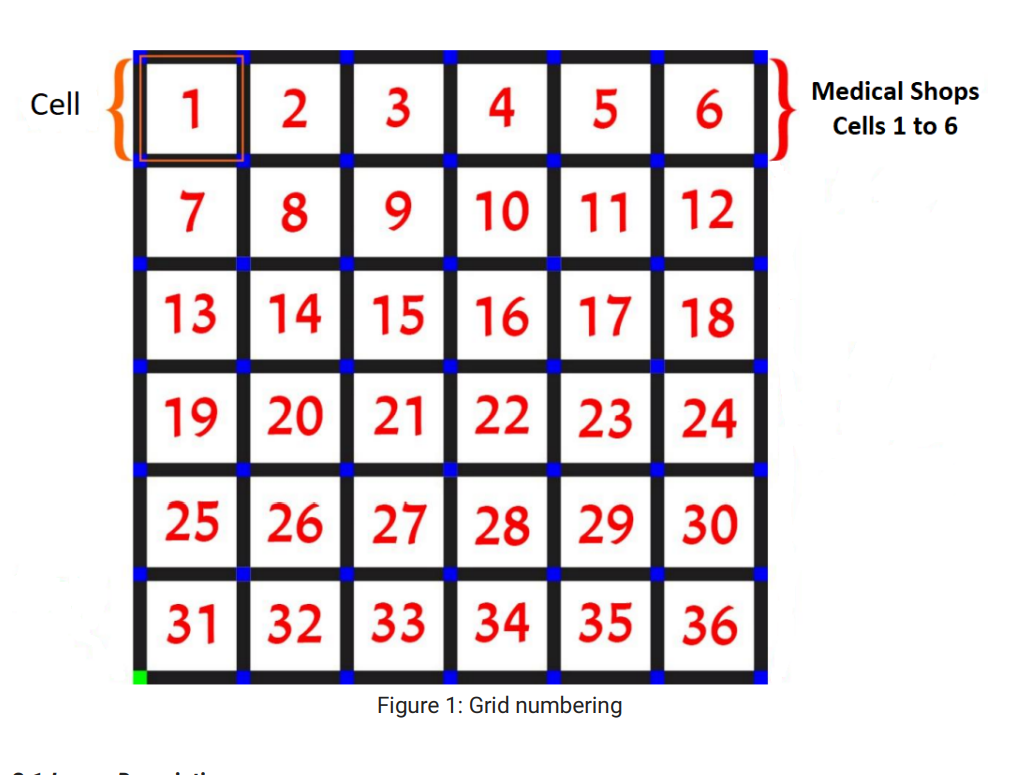
#> input picture Task 1/Images/Image1.png, 1012 x 775 px
$ python -i 'Task 1a.py'   (imports and definitions only)
#> lines starting #> are read from the running program, lines starting #| are printed output that depends on the picture; after the words box and inside, x2 and y2 are one past the last pixel; in counts of white or black regions, pixels touching at a corner belong together
'''
*****************************************************************************************
*
*        		===============================================
*           		Pharma Bot (PB) Theme (eYRC 2022-23)
*        		===============================================
*
*  This script is to implement Task 1A of Pharma Bot (PB) Theme (eYRC 2022-23).
*
*  This software is made available on an "AS IS WHERE IS BASIS".
*  Licensee/end user indemnifies and will keep e-Yantra indemnified from
*  any and all claim(s) that emanate from the use of the Software or
*  breach of the terms of this agreement.
*
*****************************************************************************************
'''

import cv2
import numpy as np

order={'Green':0,
      'Orange':1,
      'Pink':2,
      'Skyblue':3}

#Detect color
"""The line all(img[5][5] == color) is used in OpenCV (Open Source Computer Vision Library)
   to check if the pixel at coordinates (5, 5) in the image img matches the specified color."""
def checkcolor(img,color):
   return all(img[5][5] == color)


#To find the location of shops in the arena
def find_shops(img):
    shop=dict()
    for i in range(6):
        shop['Shop_'+str(i+1)] = img[107:194,107+(i*100):194+(i*100)]
    return shop


def find_nodes(img):
    node = dict()
    for i in range(7):
        for j in range(7):
            node[chr(65+i)+str(j+1)] = img[94+(j*100):107+(j*100),94+(i*100):107+(i*100)]
#> after the loop, node = 49 items
    return node


def h_roads(img):
    h_r=dict()
    for i in range(6):
        for j in range(7):
            h_r[chr(65+i)+str(j+1)+'-'+chr(65+i+1)+str(j+1)] = img[94+(j*100):107+(j*100),107+(i*100):194+(i*100)]
    return h_r


def v_roads(img):
    v_r=dict()
    for i in range(6):
        for j in range(7):
            v_r[chr(65+j)+str(i+1)+'-'+chr(65+j)+str(i+2)] = img[107+(i*100):194+(i*100),94+(j*100):107+(j*100)]
    return v_r


def find_color(img,centroid):
    pixel = img[centroid[1]][centroid[0]]

    if sum(pixel) == 510:
        return 'Skyblue'
    if sum(pixel) == 255:
        return 'Green'
    if sum(pixel) == 382:
        return 'Orange'
    if sum(pixel) == 435:
        return 'Pink'

def find_approx(shape):
    approx = cv2.approxPolyDP(shape, 0.025 * cv2.arcLength(shape, True), True)
    return approx


def find_contours(shop):
    gray = cv2.cvtColor(shop,cv2.COLOR_RGB2GRAY)
    _, threshold = cv2.threshold(gray, 253, 255, cv2.THRESH_BINARY)
    contours, _ = cv2.findContours(threshold, cv2.RETR_TREE, cv2.CHAIN_APPROX_SIMPLE)
    return contours

# shape detetion with the contour values as input
def find_shape(no_of_vertices):
    if no_of_vertices == 3:
        return 'Triangle'
    elif no_of_vertices == 4:
        return 'Square'
    else:
        return 'Circle'

def find_centroid(shape):
    M=cv2.moments(shape)
    cX=int(M["m10"]/M["m00"])
    cY=int(M["m01"]/M["m00"])
    return [cX,cY]

def find_medicine(img):
    list_shops=[]
    shop=find_shops(img)
    for key in shop.keys():
        s_n = int(key[-1])-1
        inner_list=[]
        contour = find_contours(shop[key])

        if len(contour)>1:
            for i in range(1,len(contour)):
                approx = find_approx(contour[i])

                shape = find_shape(len(approx))

                centroid = find_centroid(approx)

                centroid[1]=centroid[1]+107
                centroid[0]=centroid[0]+107+(100*s_n)

                if(shape=='Triangle'):
                    centroid[0]+=1
                    centroid[1]-=1

                color = find_color(img,centroid)

                list_shops.extend([[key,color,shape,centroid]])


            list_shops.sort()

    return list_shops
##############################################################

def detect_traffic_signals(maze_image):

	"""
	Purpose:
	---
	This function takes the image as an argument and returns a list of
	nodes in which traffic signals are present in the image

	Input Arguments:
	---
	`maze_image` :	[ numpy array ]
			numpy array of image returned by cv2 library
	Returns:
	---
	`traffic_signals` : [ list ]
			list containing nodes in which traffic signals are present

	Example call:
	---
	traffic_signals = detect_traffic_signals(maze_image)
	"""
	traffic_signals = []

	##############	ADD YOUR CODE HERE	##############
	node = find_nodes(maze_image)
#> node = 49 items
	for i in range(7):
		for j in range(7):
			node[chr(65+i)+str(j+1)]=cv2.cvtColor(maze_image[94+(j*100):107+(j*100),94+(i*100):107+(i*100)],cv2.COLOR_BGR2RGB)

	for key,value in node.items():
		if(checkcolor(value,[255,0,0])):
			traffic_signals.append(key)
#> this loop made 49 passes
#> key on passes 1 to 12: 'A1', 'A2', 'A3', 'A4', 'A5', 'A6', 'A7', 'B1', 'B2', 'B3', 'B4', 'B5'
#> after the loop, traffic_signals = []
	##################################################
	traffic_signals.sort()
	return traffic_signals


def detect_horizontal_roads_under_construction(maze_image):

	"""
	Purpose:
	---
	This function takes the image as an argument and returns a list
	containing the missing horizontal links

	Input Arguments:
	---
	`maze_image` :	[ numpy array ]
			numpy array of image returned by cv2 library
	Returns:
	---
	`horizontal_roads_under_construction` : [ list ]
			list containing missing horizontal links

	Example call:
	---
	horizontal_roads_under_construction = detect_horizontal_roads_under_construction(maze_image)
	"""
	horizontal_roads_under_construction = []

	##############	ADD YOUR CODE HERE	##############
	h_r=h_roads(maze_image)
#> after the loop in h_roads, `for i in range(6):`: h_r = 42 items
#> h_r = 42 items

	for key in h_r.keys():
		if(checkcolor(h_r[key],[255,255,255])):
			horizontal_roads_under_construction.append(key)
#> this loop made 42 passes
#> after the loop, horizontal_roads_under_construction = ['A2-B2', 'A3-B3', 'A4-B4', 'A5-B5', 'A6-B6', 'A7-B7', 'B1-C1', 'B7-C7', 'C1-D1', 'C2-D2', 'C7-D7', 'D7-E7', 'E7-F7', 'F7-G7']
	##################################################
	horizontal_roads_under_construction.sort()
	return horizontal_roads_under_construction

def detect_vertical_roads_under_construction(maze_image):

	"""
	Purpose:
	---
	This function takes the image as an argument and returns a list
	containing the missing vertical links

	Input Arguments:
	---
	`maze_image` :	[ numpy array ]
			numpy array of image returned by cv2 library
	Returns:
	---
	`vertical_roads_under_construction` : [ list ]
			list containing missing vertical links

	Example call:
	---
	vertical_roads_under_construction = detect_vertical_roads_under_construction(maze_image)
	"""
	vertical_roads_under_construction = []
	v_r=v_roads(maze_image)
#> after the loop in v_roads, `for i in range(6):`: v_r = 42 items
#> v_r = 42 items

	for key,value in v_r.items():
		if(checkcolor(value,[255,255,255])):
			vertical_roads_under_construction.append(key)
#> this loop made 42 passes
#> after the loop, vertical_roads_under_construction = ['A2-A3', 'A3-A4', 'A4-A5', 'A5-A6', 'A6-A7']
	vertical_roads_under_construction.sort()
	return vertical_roads_under_construction


def detect_medicine_packages(maze_image):

	"""
	Purpose:
	---
	This function takes the image as an argument and returns a nested list of
	details of the medicine packages placed in different shops

	** Please note that the shop packages should be sorted in the ASCENDING order of shop numbers
	   as well as in the alphabetical order of colors.
	   For example, the list should first have the packages of shop_1 listed.
	   For the shop_1 packages, the packages should be sorted in the alphabetical order of color ie Green, Orange, Pink and Skyblue.

	Input Arguments:
	---
	`maze_image` :	[ numpy array ]
			numpy array of image returned by cv2 library
	Returns:
	---
	`medicine_packages` : [ list ]
			nested list containing details of the medicine packages present.
			Each element of this list will contain
			- Shop number as Shop_n
			- Color of the package as a string
			- Shape of the package as a string
			- Centroid co-ordinates of the package
	Example call:
	---
	medicine_packages = detect_medicine_packages(maze_image)
	"""
	medicine_packages_present = []

	medicine_packages_present = find_medicine(maze_image)
#> after the loop in find_shops, `for i in range(6):`: shop = 6 items
#> the loop in find_medicine, `for key in shop.keys():` made 1 pass
#> (key, s_n) on pass 1: ('Shop_1', 0)
#> pass 1, in find_contours, `gray = cv2.cvtColor(shop,cv2.COLOR_RGB2GRAY)`:
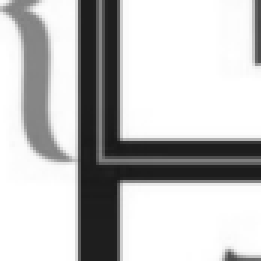
#> gray: shape (87, 87) (shown 3 times larger); min 25, max 255, mean 192.3
#> pass 1, in find_contours, `_, threshold = cv2.threshold(gray, 253, 255, cv2.THRESH_BINARY)`:
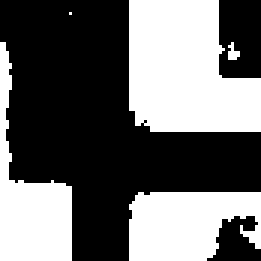
#> threshold: shape (87, 87) (shown 3 times larger); 41.7% white; 5 white regions (2 under 20 px), largest, box (x1, y1, x2, y2) and area: (43, 0, 87, 44) 1551, (43, 64, 87, 87) 826, (0, 14, 24, 87) 767
#> after the loop in find_medicine, `for key in shop.keys():`: list_shops = 2 items
	return medicine_packages_present

def detect_arena_parameters(maze_image):

	"""
	Purpose:
	---
	This function takes the image as an argument and returns a dictionary
	containing the details of the different arena parameters in that image

	The arena parameters are of four categories:
	i) traffic_signals : list of nodes having a traffic signal
	ii) horizontal_roads_under_construction : list of missing horizontal links
	iii) vertical_roads_under_construction : list of missing vertical links
	iv) medicine_packages : list containing details of medicine packages

	These four categories constitute the four keys of the dictionary

	Input Arguments:
	---
	`maze_image` :	[ numpy array ]
			numpy array of image returned by cv2 library
	Returns:
	---
	`arena_parameters` : { dictionary }
			dictionary containing details of the arena parameters

	Example call:
	---
	arena_parameters = detect_arena_parameters(maze_image)
	"""
	arena_parameters = {}
	arena_parameters['traffic_signals']=detect_traffic_signals(maze_image)
	arena_parameters['horizontal_roads_under_construction'] = detect_horizontal_roads_under_construction(maze_image)
	arena_parameters['vertical_roads_under_construction']=detect_vertical_roads_under_construction(maze_image)
	arena_parameters['medicine_packages_present']=detect_medicine_packages(maze_image)
	return arena_parameters

# [49 lines not run here, left out]

>>> import cv2
>>> picture = cv2.cvtColor(cv2.imread('Images/Image1.png'), cv2.COLOR_BGR2RGB)
#> (the run stopped early here; a loop or call above may not have finished)
